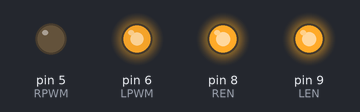
This sketch was run on a simulated Arduino Uno, built with avr-gcc and run on an emulated ATmega328P. On the bench: output pins drawn as LEDs (lit = HIGH).

Above: at 0.1 s.
Timing chart, 0 to 1.6 s (numbered marks = the images above):
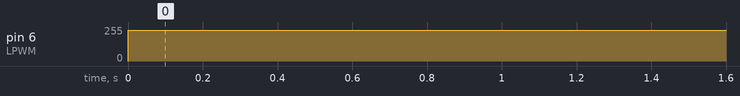

The sketch:

starter_test.ino
```cpp
// #define RPWM 3
// #define LPWM 5
// #define REN 2
// #define LEN 4
// #define RIS 7
// #define LIS 6

// void setup()
// {
//   pinMode(RPWM, 1);
//   pinMode(LPWM, 1);
//   pinMode(REN, 1);
//   pinMode(LEN, 1);
//   pinMode(RIS, 1);
//   pinMode(LIS, 1);
//   digitalWrite(REN, 1);
//   digitalWrite(LEN, 1);
//   digitalWrite(RIS, 0);
//   digitalWrite(LIS, 0);
// }

// void loop()
// {
//   digitalWrite(RPWM, 150);
//   delay(3000);
//   digitalWrite(RPWM, 0);
//   delay(3000);
// }

   /*
  BTS7960-43A-Driver
  made on 22 Nov 2020
  by Amir Mohammad Shojaee @ Electropeak
  Home

*/

#define RPWM 5
#define LPWM 6
#define REN 8
#define LEN 9


int pot;
int out1;
int out2;

void setup() {
  Serial.begin(9600);
  pinMode(RPWM,OUTPUT);
  pinMode(LPWM,OUTPUT);
  pinMode(LEN,OUTPUT);
  pinMode(REN,OUTPUT);
  digitalWrite(REN,HIGH);
  digitalWrite(LEN,HIGH);
  // analogWrite(LPWM, 25);
  // analogWrite(RPWM, 0);
  // delay(1000);
  // analogWrite(LPWM, 40);
  // analogWrite(RPWM, 0);
  // delay(1000);
  // analogWrite(LPWM, 50);
  // analogWrite(RPWM, 0);
  // delay(1000);
}


void loop() {

  // pot=analogRead(A0);
  // Serial.print(analogRead(A0));
  // Serial.print(" ");
  // Serial.println(map(pot,512,1023,0,255));
  // if(pot>512){
  //   out1=map(pot,512,1023,0,255);
  //   analogWrite(RPWM,out1);
  //   analogWrite(LPWM,0);

  // }

  // if(pot<512){
  //   out2=map(pot,512,0,0,255);
  //   analogWrite(LPWM,out2);
  //   analogWrite(RPWM,0);
  // }

  // for (int i = 5; i < 58; i++)
  // {
  //   Serial.print(i);
  //   Serial.println(" Straight move");
  //   analogWrite(LPWM, 0);
  //   analogWrite(RPWM, i);
  //   delay(300);
  // }
  // delay(3000);
  // for (int i = 57; i > 4; i--){
  //   Serial.print(i);
  //   Serial.println(" Straight move");
  //   analogWrite(LPWM, 0);
  //   analogWrite(RPWM, i);
  //   delay(300);
  // }
  // for (int i = 5; i < 58; i++){
  //   Serial.print(i);
  //   Serial.println(" Reverse");
  //   analogWrite(LPWM, i);
  //   analogWrite(RPWM, 0);
  //   delay(300);
  // }
  // delay(3000);
  // for (int i = 57; i > 4; i--){
  //   Serial.print(i);
  //   Serial.println(" Reverse");
  //   analogWrite(LPWM, i);
  //   analogWrite(RPWM, 0);
  //   delay(300);
  // }
  // delay(3000);
  analogWrite(LPWM, 230); //ток входа 1.6, ток коллектора 1.31 Ампера, Напряжение 7.4 Вольта
  analogWrite(RPWM, 0);
  delay(1000);
}
```

Measured:
- by itself, pin 6 (LPWM): 0/255 → 230/255 at 0.00 s
